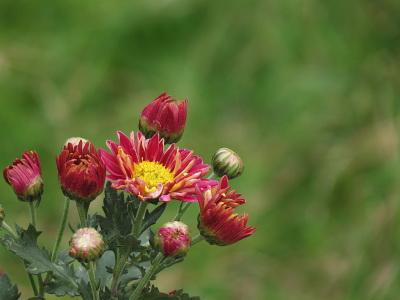
#> input picture dataset/train/10_flower/flower_001.jpg, 400 x 300 px
$ python line.py
#> lines starting #> are read from the running program, lines starting #| are printed output that depends on the picture; after the words box and inside, x2 and y2 are one past the last pixel; in counts of white or black regions, pixels touching at a corner belong together
import cv2
import numpy as np

# [12 lines of commented-out code are left out]
img_path = "dataset/train/10_flower/flower_001.jpg"
img = cv2.imread(img_path, cv2.IMREAD_GRAYSCALE)
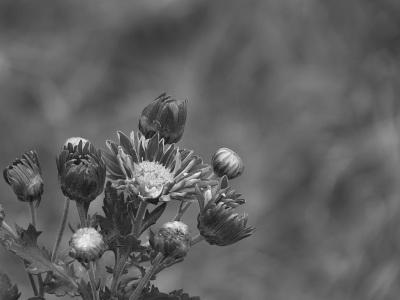
#> img: shape (300, 400); min 14, max 243, mean 96

# Apply Gaussian blur with a kernel size of 5x5
blurred = cv2.GaussianBlur(img, (5, 5), 0)

# Apply edge detection (can be skipped if the input image is already an edge map)
edges = cv2.Canny(blurred, 50, 150, apertureSize=3)
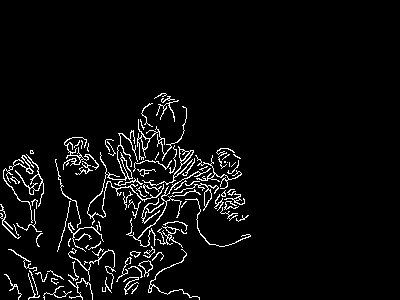
#> edges: shape (300, 400); 4.6% white in thin lines or dots, all inside (x1, y1, x2, y2) = (0, 93, 251, 300)

# Apply Hough transform to detect lines
lines = cv2.HoughLines(edges, 1, np.pi/180, 100)
#> lines = None

# Check if any lines were detected
if lines is None:
    print(f"Lines Num: 0")
else:
    # Output the number of detected lines
    print(f"Lines Num: {len(lines)}")

    # Draw lines on the original image
    color_img = cv2.imread(img_path)
    for line in lines:
        rho, theta = line[0]
        a = np.cos(theta)
        b = np.sin(theta)
        x0 = a * rho
        y0 = b * rho
        x1 = int(x0 + 1000 * (-b))
        y1 = int(y0 + 1000 * (a))
        x2 = int(x0 - 1000 * (-b))
        y2 = int(y0 - 1000 * (a))
        cv2.line(color_img, (x1, y1), (x2, y2), (0, 0, 255), 2)

    # Display the result
    cv2.imshow("Detected Lines", color_img)
    cv2.waitKey(0)
    cv2.destroyAllWindows()

$ run again, with dataset/train/10_flower/flower_008.jpg copied over dataset/train/10_flower/flower_001.jpg
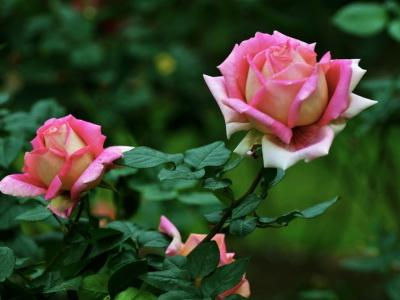
#> input picture dataset/train/10_flower/flower_008.jpg, 400 x 300 px
#> `img = cv2.imread(img_path, cv2.IMREAD_GRAYSCALE)`:
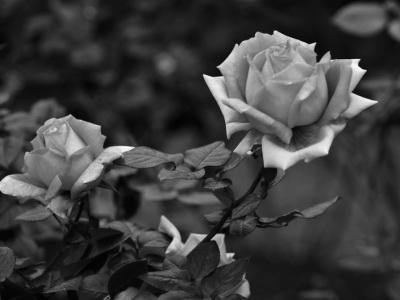
#> img: shape (300, 400); min 0, max 255, mean 62
#> `edges = cv2.Canny(blurred, 50, 150, apertureSize=3)`:
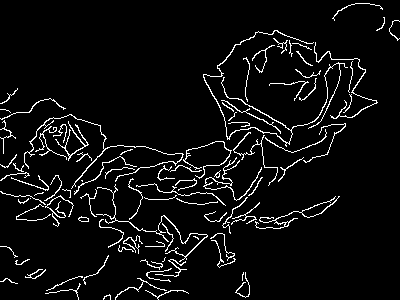
#> edges: shape (300, 400); 5.5% white in thin lines or dots
#> lines = None

$ run again, with dataset/train/10_flower/flower_011.jpg copied over dataset/train/10_flower/flower_001.jpg
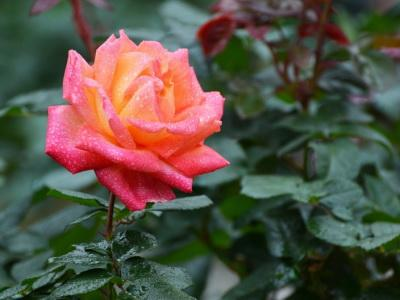
#> input picture dataset/train/10_flower/flower_011.jpg, 400 x 300 px
#> `img = cv2.imread(img_path, cv2.IMREAD_GRAYSCALE)`:
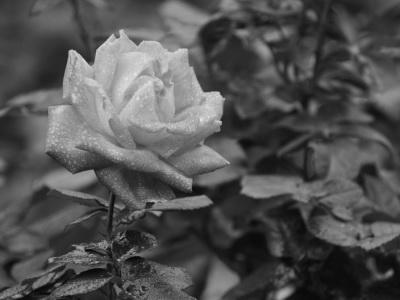
#> img: shape (300, 400); min 0, max 230, mean 82.1
#> `edges = cv2.Canny(blurred, 50, 150, apertureSize=3)`:
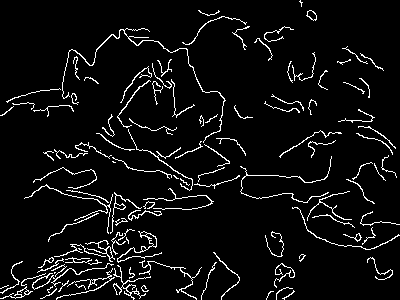
#> edges: shape (300, 400); 5.8% white in thin lines or dots
#> lines = None
